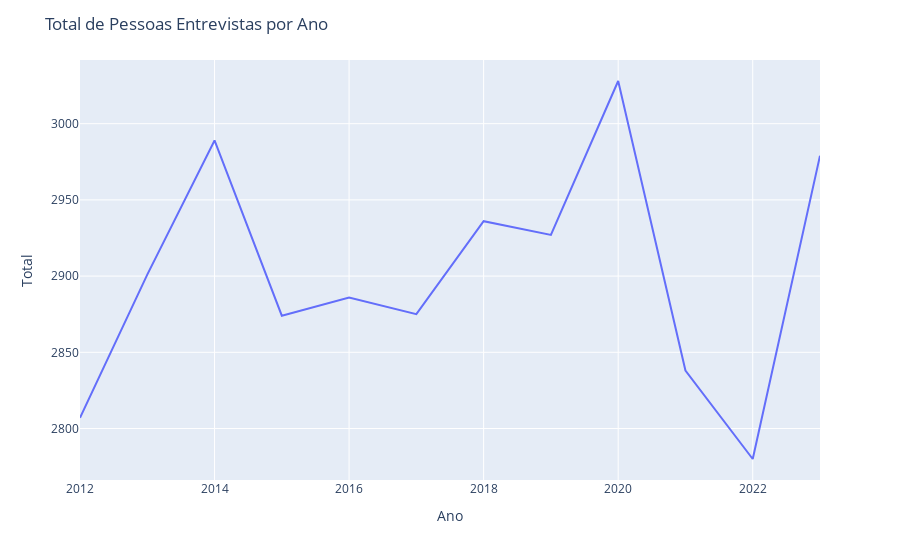

Source (notebook cell):
### Code cell
import plotly.express as px

# Gráfico de linha
fig = px.line(df_BR, x='Ano', y='Total')
fig.update_layout(
	xaxis_title='Ano',
	yaxis_title='Total',
    title='Total de Pessoas Entrevistas por Ano',
)
fig.show()

### Figure 1 — Plotly figure (JSON) as saved in the notebook; plotly's stock layout.template omitted (floating-point values rounded to 4 significant figures)
{"data": [{"hovertemplate": "Ano=%{x}<br>Total=%{y}<extra></extra>", "legendgroup": "", "line": {"color": "#636efa", "dash": "solid"}, "marker": {"symbol": "circle"}, "mode": "lines", "name": "", "orientation": "v", "showlegend": false, "type": "scatter", "x": [2012, 2013, 2014, 2015, 2016, 2017, 2018, 2019, 2020, 2021, 2022, 2023], "xaxis": "x", "y": [2807, 2901, 2989, 2874, 2886, 2875, 2936, 2927, 3028, 2838, 2780, 2979], "yaxis": "y"}], "layout": {"legend": {"tracegroupgap": 0}, "margin": {"t": 60}, "title": {"text": "Total de Pessoas Entrevistas por Ano"}, "xaxis": {"anchor": "y", "domain": [0, 1], "title": {"text": "Ano"}}, "yaxis": {"anchor": "x", "domain": [0, 1], "title": {"text": "Total"}}}}
